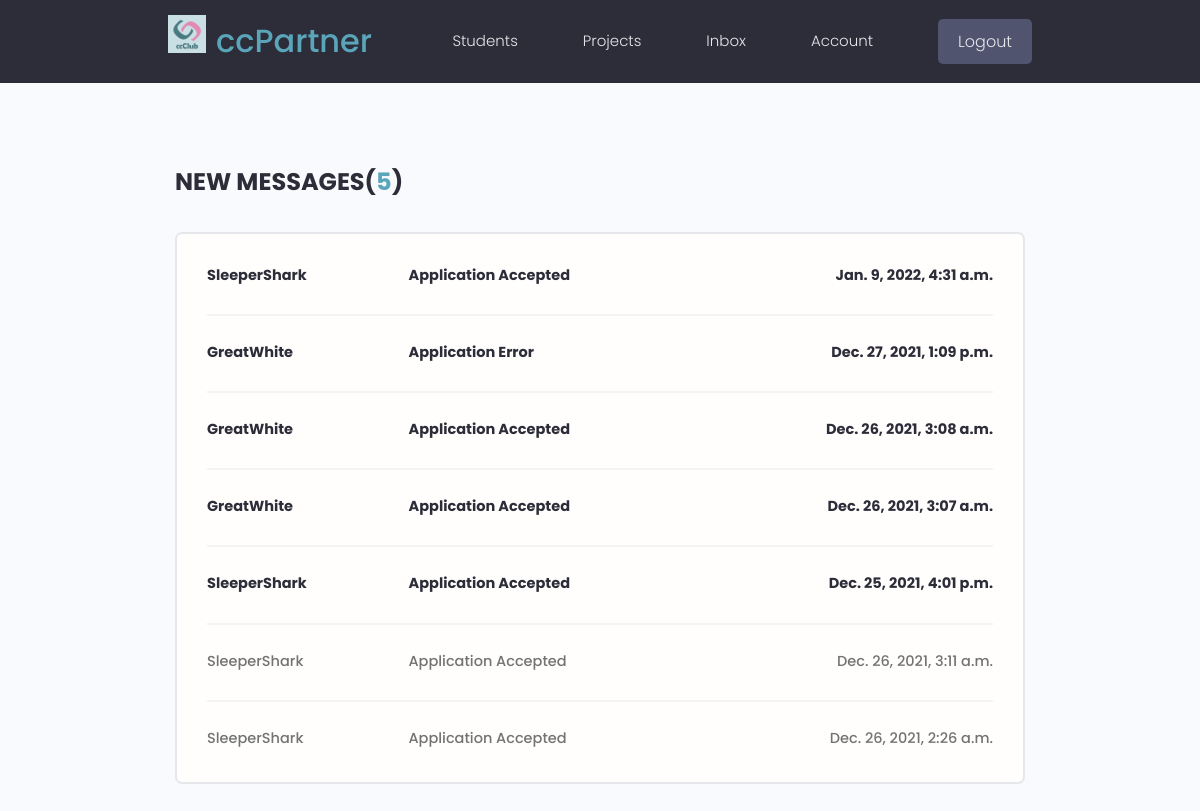
/inbox/ (signed in), run on the app's committed database.
### users/models.py (models this page shows, shortened)
class Message(models.Model):
    sender = models.ForeignKey( Profile,
                                on_delete=models.SET_NULL,
                                null=True,
                                blank=True )
    recipient = models.ForeignKey( Profile,
                                   on_delete=models.CASCADE,
                                   related_name='messages' )
    name = models.CharField( max_length=200,
                             null=True,
                             blank=True )
    email = models.EmailField( max_length=200,
                               null=True,
                               blank=True )
    subject = models.CharField( max_length=200,
                                null=True,
                                blank=True )
    body = models.TextField()
    is_read = models.BooleanField( default=False,
                                   null=True )
    is_apply_related = models.BooleanField( default=False )
    created = models.DateTimeField( auto_now_add=True )
    id = models.UUIDField( default=uuid.uuid4,
                           primary_key=True,
                           unique=True,
                           editable=False )
    class Meta:
        ordering = ['is_read', "-is_apply_related", '-created']

### users/views.py (the view)
# urls.py: path('inbox/', views.inbox, name='inbox'),
@login_required(login_url='login')
def inbox(request):
    profile = request.user.profile
    messageRequest = profile.messages.all()
    unreadCount = messageRequest.filter(is_read__in = ['False']).count()
    context = {
        "messageRequests": messageRequest,
        "unreadCount":unreadCount,
    }
    return render(request, 'users/inbox.html', context=context)

### users/templates/users/inbox.html (shortened to what this page needs)
{% extends 'main.html' %}
{% load static %}
{% block content %}
<main class="inbox my-xl">
  <div class="content-box">
    <h3 class="inbox__title">New Messages(<span>{{unreadCount}}</span>)</h3>
    {% if messageRequests %}
    <ul class="messages">
      {% for message in messageRequests %}
      {% if message.is_read == False %}
      <li class="message message--unread">
        {% else %}
      <li class="message">
        {% endif %}
        <a href="{% url 'message' message.id %}">
          <span class="message__author">{{message.name}}</span>
          <span class="message__subject">{{message.subject}}</span>
          <span class="message__date">{{message.created}}</span>
        </a>
      </li>
      {% endfor %}
    </ul>
    {% endif %}
  </div>
</main>
{% endblock content %}

### static/styles/app.css (style rules this page uses)
:root { --color-sub: #2d2d39; }
.content-box { width: 95%; max-width: 85rem; margin: 0 auto; }
.inbox { height: 90vh; }
.inbox__title, .inbox__title span { font-size: 2.4rem; font-weight: 700; color: var(--color-sub); text-transform: uppercase; text-align: left; margin-bottom: 3rem; }
.inbox__title span { color: var(--color-main); }
.messages { list-style: none; background: var(--color-white); padding: 0.5rem 3rem; border: 2px solid var(--color-light); border-radius: 0.7rem; }
.message { padding: 2.5rem 0; }
.message > a span { font-size: 1.45rem; font-weight: 500; }
.message.message--unread a span { font-weight: 700; color: var(--color-sub); }
.message:not(:last-child) { border-bottom: 2px solid var(--color-white-light); }
.message > a { display: flex; gap: 1rem; }
.message__author, .message__date { flex-basis: 25%; }
.message__subject { flex-basis: 50%; }
.message__date { text-align: right; }

### static/uikit/styles/modules/_variables.css (style rules this page uses)
:root { --color-main: #5aa5b9; --color-main-light: #e6faff; --color-sub: #3f4156; --color-sub-light: #51546e; --color-sub-lighter: #ededfd; --color-text: #737373; --color-gray: #8b8b8b; --color-light: #e5e7eb; --color-light-gray: #767676; --color-bg: #f8fafd; --color-white: #fffefd; --color-white-light: #f3f3f3; --color-success: #359e64; --color-success-bg: #def8e8; --color-error: #fc4b0b; --color-error-bg: #fff2ee; --font-base: 'Poppins', arial, helvetica, 'Segoe UI', roboto, ubuntu, sans-serif; --font-monospace: 'Fira Code', 'Courier New', courier, monospace; --font-regular: 300; --font-medium: 500; --font-bold: 700; --generic-shadow: 1px 1px 5px #00000010; --generic-transition: all 0.3s ease-in-out; }

### static/uikit/styles/modules/_base.css (style rules this page uses)
* { margin: 0; padding: 0; box-sizing: border-box; text-rendering: optimizeLegibility; color: inherit; font-size: inherit; }
html { font-size: 50%; }
@media only screen and (min-width: 480px) { html { font-size: 56.25%; } }
@media only screen and (min-width: 1200px) { html { font-size: 62.5%; } }
body { line-height: 1.6; font-weight: 400; font-size: 1.5rem; color: var(--color-text); background-color: var(--color-bg); min-height: 100vh; }

### static/uikit/styles/modules/_typography.css (style rules this page uses)
* { font-family: var(--font-base); }
h3 { font-size: 3.2rem; font-weight: var(--font-medium); }
p, span, strong { font-size: 1.6rem; color: var(--color-text); font-weight: var(--font-regular); }
a { padding-bottom: 2px; text-decoration: none; display: inline-block; color: var(--color-main); font-weight: var(--font-medium); }

### static/uikit/styles/modules/_utilities.css (style rules this page uses)
.my-xl { margin: 8rem auto; }

### data on the page
Message: name "SleeperShark", subject "Application Accepted", created "Jan. 9, 2022, 4:31 a.m."
Message: name "GreatWhite", subject "Application Error", created "Dec. 27, 2021, 1:09 p.m."
Message: name "GreatWhite", subject "Application Accepted", created "Dec. 26, 2021, 3:08 a.m."
Message: name "GreatWhite", subject "Application Accepted", created "Dec. 26, 2021, 3:07 a.m."
Message: name "SleeperShark", subject "Application Accepted", created "Dec. 25, 2021, 4:01 p.m."
Message: name "SleeperShark", subject "Application Accepted", created "Dec. 26, 2021, 3:11 a.m."
Message: name "SleeperShark", subject "Application Accepted", created "Dec. 26, 2021, 2:26 a.m."

### other printed values
{{ unreadCount }} "5"
